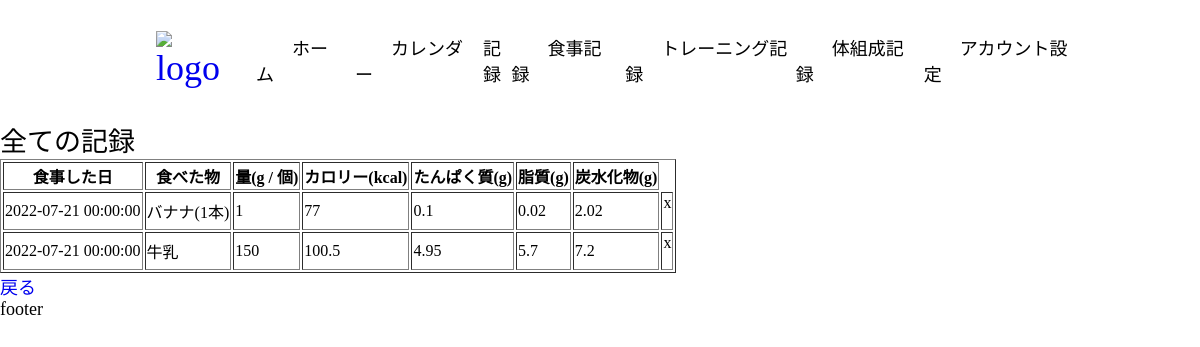
Page /allmeal.php on the committed database.
### tables this page shows
CREATE TABLE meal (
  id INT NOT NULL AUTO_INCREMENT,
  user INT,
  date DATETIME,
  food VARCHAR(50),
  weight DECIMAL(5) UNSIGNED,
  PRIMARY KEY (id)
);

CREATE TABLE foodlist (
  id INT NOT NULL AUTO_INCREMENT,
  user INT,
  hidden BOOLEAN NOT NULL DEFAULT 0,
  genre VARCHAR(50),
  food VARCHAR(50),
  cal DECIMAL(7, 4) UNSIGNED,
  pro DECIMAL(7, 4) UNSIGNED,
  fat DECIMAL(7, 4) UNSIGNED,
  car DECIMAL(7, 4) UNSIGNED,
  PRIMARY KEY (id)
);

### app/functions.php (called while the page is built, shortened)
<?php
function h($str)
{
  return htmlspecialchars($str, ENT_QUOTES, 'UTF-8');
}
function getMeals($pdo)
{
  $stmt = $pdo->query("SELECT meal.id, meal.user, meal.date, meal.food, meal.weight, foodlist.genre, foodlist.cal, foodlist.pro, foodlist.fat, foodlist.car FROM meal INNER JOIN foodlist ON meal.food = foodlist.food;");
  $getmeals = $stmt->fetchAll();
  return $getmeals;
}

### public/allmeal.php (the view, shortened to what this page needs)
<?php
require_once(__DIR__ . '/app/functions.php');
$getmeals = getMeals($pdo);
?>
<body>
<?php require_once(__DIR__ . '/pages/_header.php'); ?>
<section id="meallist">
  <h1>全ての記録</h1>
  <ul>
    <li>
    <table border="1">
      <tr>
        <th>食事した日</th>
        <th>食べた物</th>
        <th>量(g / 個)</th>
        <th>カロリー(kcal)</th>
        <th>たんぱく質(g)</th>
        <th>脂質(g)</th>
        <th>炭水化物(g)</th>
      </tr>
      <?php foreach ($getmeals as $getmeal): ?>
      <tr>
      <td><?= h($getmeal->date); ?></td>
      <td><?= h($getmeal->food); ?></td>
      <td><?= h($getmeal->weight); ?></td>
      <td><?= h($getmeal->cal) * h($getmeal->weight); ?></td>
      <td><?= h($getmeal->pro) * h($getmeal->weight); ?></td>
      <td><?= h($getmeal->fat) * h($getmeal->weight); ?></td>
      <td><?= h($getmeal->car) * h($getmeal->weight); ?></td>
      <td>
        <form action="?action=delete" method="post">
          <span class="delete">x</span>
        </form>
      </td>
      </tr>
      <?php endforeach; ?>
    </table>
    </li>
  </ul>
</section>
<a href="/meal.php">戻る</a>
<?php require_once(__DIR__ . '/pages/_footer.php'); ?>
</body>
</html>

### public/css/style.css (style rules this page uses)
* { box-sizing: border-box; --base-color: #fff; --main-color: #000; --accent-color: #D00; --headerheight: 60px; }
html { font-size: 12px; }
body { margin: 0; color: var(--main-color); background-color: var(--base-color); }
h1, h2, h3, h4, h5, h6, p { margin: 0; font-weight: normal; }
ul, ol { margin: 0; padding: 0; list-style: none; }
a { text-decoration: none; transition: .1s ease-in-out; }
@media screen and (min-width: 900px) { html { font-size: 18px; } }

### rows in the picture
meal: date "2022-07-21 00:00:00", food "バナナ(1本)", weight "1", h($getmeal->cal)*h($getmeal->weight) "77", h($getmeal->pro)*h($getmeal->weight) "0.1", h($getmeal->fat)*h($getmeal->weight) "0.02", h($getmeal->car)*h($getmeal->weight) "2.02"
meal: date "2022-07-21 00:00:00", food "牛乳", weight "150", h($getmeal->cal)*h($getmeal->weight) "100.5", h($getmeal->pro)*h($getmeal->weight) "4.95", h($getmeal->fat)*h($getmeal->weight) "5.7", h($getmeal->car)*h($getmeal->weight) "7.2"
